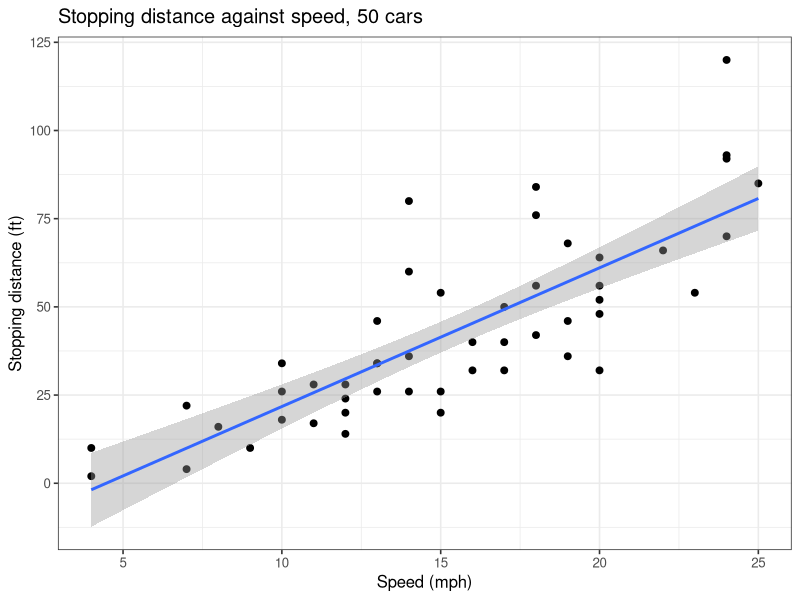

Here is the R script that generated this plot:
## ---- chunk 1
library(ggplot2)

ggplot(cars, aes(speed, dist)) +
  geom_point(size = 2) +
  geom_smooth(method = "lm", formula = y ~ x) +
  labs(x = "Speed (mph)", y = "Stopping distance (ft)",
       title = "Stopping distance against speed, 50 cars") +
  theme_bw(base_size = 12)
